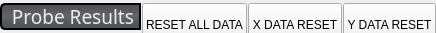
                      <widget class="QWidget" name="widget_20" native="true">
                       <property name="sizePolicy">
                        <sizepolicy hsizetype="Preferred" vsizetype="Fixed">
                         <horstretch>0</horstretch>
                         <verstretch>0</verstretch>
                        </sizepolicy>
                       </property>
                       <property name="minimumSize">
                        <size>
                         <width>0</width>
                         <height>33</height>
                        </size>
                       </property>
                       <property name="maximumSize">
                        <size>
                         <width>16777215</width>
                         <height>33</height>
                        </size>
                       </property>
                       <layout class="QHBoxLayout" name="horizontalLayout_57">
                        <property name="spacing">
                         <number>1</number>
                        </property>
                        <property name="leftMargin">
                         <number>0</number>
                        </property>
                        <property name="topMargin">
                         <number>0</number>
                        </property>
                        <property name="rightMargin">
                         <number>0</number>
                        </property>
                        <property name="bottomMargin">
                         <number>0</number>
                        </property>
                        <item>
                         <widget class="QLabel" name="label_95">
                          <property name="sizePolicy">
                           <sizepolicy hsizetype="Preferred" vsizetype="Fixed">
                            <horstretch>0</horstretch>
                            <verstretch>0</verstretch>
                           </sizepolicy>
                          </property>
                          <property name="minimumSize">
                           <size>
                            <width>0</width>
                            <height>27</height>
                           </size>
                          </property>
                          <property name="maximumSize">
                           <size>
                            <width>16777215</width>
                            <height>27</height>
                           </size>
                          </property>
                          <property name="font">
                           <font>
                            <family>Bebas Kai</family>
                            <pointsize>14</pointsize>
                            <weight>50</weight>
                            <italic>false</italic>
                            <bold>false</bold>
                           </font>
                          </property>
                          <property name="styleSheet">
                           <string notr="true">QLabel{
    border-style: solid;
    border-color: black;
    border-width: 2px;
    border-top-left-radius: 5px;
    border-bottom-left-radius: 5px;
    border-top-right-radius: 0px;
    border-bottom-right-radius: 0px;
    color: rgb(238, 238, 236);
	background-color: qlineargradient(spread:pad, x1:0, y1:0, x2:0, y2:1, stop:0 rgb(81, 86, 85), stop:0.489795 rgb(99, 102, 102), stop:0.699799 rgb(85, 88, 94), stop:0.90444 rgb(77, 84, 86), stop:0.160246 rgb(83, 84, 91), stop:1 rgb(109, 115, 118));
	font: 14pt &quot;Bebas Kai&quot;;
}</string>
                          </property>
                          <property name="text">
                           <string> Probe Results</string>
                          </property>
                         </widget>
                        </item>
                        <item>
                         <widget class="SubCallButton" name="reset_all_data">
                          <property name="sizePolicy">
                           <sizepolicy hsizetype="Fixed" vsizetype="Fixed">
                            <horstretch>0</horstretch>
                            <verstretch>0</verstretch>
                           </sizepolicy>
                          </property>
                          <property name="minimumSize">
                           <size>
                            <width>44</width>
                            <height>44</height>
                           </size>
                          </property>
                          <property name="maximumSize">
                           <size>
                            <width>120</width>
                            <height>27</height>
                           </size>
                          </property>
                          <property name="focusPolicy">
                           <enum>Qt::NoFocus</enum>
                          </property>
                          <property name="styleSheet">
                           <string notr="true">.SubCallButton{
    border-top-left-radius: 0px;
    border-bottom-left-radius: 0px;
    border-top-right-radius: 0px;
    border-bottom-right-radius: 0px;
	font: 14pt &quot;Bebas Kai&quot;;
    background-color: qlineargradient(spread:pad, x1:0, y1:0, x2:0, y2:1, stop:0 rgb(81, 86, 85), stop:0.489795 rgb(99, 102, 102), stop:0.699799 rgb(85, 88, 94), stop:0.90444 rgb(77, 84, 86), stop:0.160246 rgb(83, 84, 91), stop:1 rgb(109, 115, 118));
}

.SubCallButton:disabled {
    border-color: gray;
}

.SubCallButton:hover {
    background:  qlineargradient(x1: 0, y1: 0, x2: 0, y2: 1,
                                     stop: 0 #A19E9E, stop: 1.0 #5C5959);
}

.SubCallButton:pressed {
    background:  qlineargradient(spread:pad, x1:0, y1:0, x2:0, y2:1, stop:0 rgba(85, 85, 238, 255), stop:0.544974 rgba(90, 91, 239, 255), stop:1 rgba(126, 135, 243, 255));
}

.SubCallButton:checked[option=&quot;true&quot;] {
    background:  qlineargradient(spread:pad, x1:0, y1:0, x2:0, y2:1, stop:0 rgba(85, 85, 238, 255), stop:0.544974 rgba(90, 91, 239, 255), stop:1 rgba(126, 135, 243, 255));
}

.SubCallButton:checked {
    background:  qlineargradient(spread:pad, x1:0, y1:0, x2:0, y2:1, stop:0 rgba(85, 85, 238, 255), stop:0.544974 rgba(90, 91, 239, 255), stop:1 rgba(126, 135, 243, 255));
}</string>
                          </property>
                          <property name="text">
                           <string>RESET ALL DATA</string>
                          </property>
                          <property name="filename" stdset="0">
                           <string>reset_all_data.ngc</string>
                          </property>
                         </widget>
                        </item>
                        <item>
                         <widget class="SubCallButton" name="x_data_reset1">
                          <property name="sizePolicy">
                           <sizepolicy hsizetype="Fixed" vsizetype="Fixed">
                            <horstretch>0</horstretch>
                            <verstretch>0</verstretch>
                           </sizepolicy>
                          </property>
                          <property name="minimumSize">
                           <size>
                            <width>44</width>
                            <height>44</height>
                           </size>
                          </property>
                          <property name="maximumSize">
                           <size>
                            <width>110</width>
                            <height>27</height>
                           </size>
                          </property>
                          <property name="focusPolicy">
                           <enum>Qt::NoFocus</enum>
                          </property>
                          <property name="styleSheet">
                           <string notr="true">.SubCallButton{
    border-top-left-radius: 0px;
    border-bottom-left-radius: 0px;
    border-top-right-radius: 0px;
    border-bottom-right-radius: 0px;
	font: 14pt &quot;Bebas Kai&quot;;
    background-color: qlineargradient(spread:pad, x1:0, y1:0, x2:0, y2:1, stop:0 rgb(81, 86, 85), stop:0.489795 rgb(99, 102, 102), stop:0.699799 rgb(85, 88, 94), stop:0.90444 rgb(77, 84, 86), stop:0.160246 rgb(83, 84, 91), stop:1 rgb(109, 115, 118));
}

.SubCallButton:disabled {
    border-color: gray;
}

.SubCallButton:hover {
    background:  qlineargradient(x1: 0, y1: 0, x2: 0, y2: 1,
                                     stop: 0 #A19E9E, stop: 1.0 #5C5959);
}

.SubCallButton:pressed {
    background:  qlineargradient(spread:pad, x1:0, y1:0, x2:0, y2:1, stop:0 rgba(85, 85, 238, 255), stop:0.544974 rgba(90, 91, 239, 255), stop:1 rgba(126, 135, 243, 255));
}

.SubCallButton:checked[option=&quot;true&quot;] {
    background:  qlineargradient(spread:pad, x1:0, y1:0, x2:0, y2:1, stop:0 rgba(85, 85, 238, 255), stop:0.544974 rgba(90, 91, 239, 255), stop:1 rgba(126, 135, 243, 255));
}

.SubCallButton:checked {
    background:  qlineargradient(spread:pad, x1:0, y1:0, x2:0, y2:1, stop:0 rgba(85, 85, 238, 255), stop:0.544974 rgba(90, 91, 239, 255), stop:1 rgba(126, 135, 243, 255));
}</string>
                          </property>
                          <property name="text">
                           <string>X DATA RESET</string>
                          </property>
                          <property name="filename" stdset="0">
                           <string>x_data_reset.ngc</string>
                          </property>
                         </widget>
                        </item>
                        <item>
                         <widget class="SubCallButton" name="y_data_reset1">
                          <property name="sizePolicy">
                           <sizepolicy hsizetype="Fixed" vsizetype="Fixed">
                            <horstretch>0</horstretch>
                            <verstretch>0</verstretch>
                           </sizepolicy>
                          </property>
                          <property name="minimumSize">
                           <size>
                            <width>44</width>
                            <height>44</height>
                           </size>
                          </property>
                          <property name="maximumSize">
                           <size>
                            <width>110</width>
                            <height>27</height>
                           </size>
                          </property>
                          <property name="focusPolicy">
                           <enum>Qt::NoFocus</enum>
                          </property>
                          <property name="styleSheet">
                           <string notr="true">SubCallButton{
    border-top-left-radius: 0px;
    border-bottom-left-radius: 0px;
    border-top-right-radius: 5px;
    border-bottom-right-radius: 5px;
	font: 14pt &quot;Bebas Kai&quot;;
  	background-color: qlineargradient(spread:pad, x1:0, y1:0, x2:0, y2:1, stop:0 rgb(81, 86, 85), stop:0.489795 rgb(99, 102, 102), stop:0.699799 rgb(85, 88, 94), stop:0.90444 rgb(77, 84, 86), stop:0.160246 rgb(83, 84, 91), stop:1 rgb(109, 115, 118));
}

.SubCallButton:disabled {
    border-color: gray;
}

.SubCallButton:hover {
    background:  qlineargradient(x1: 0, y1: 0, x2: 0, y2: 1,
                                     stop: 0 #A19E9E, stop: 1.0 #5C5959);
}

.SubCallButton:pressed {
    background:  qlineargradient(spread:pad, x1:0, y1:0, x2:0, y2:1, stop:0 rgba(85, 85, 238, 255), stop:0.544974 rgba(90, 91, 239, 255), stop:1 rgba(126, 135, 243, 255));
}

.SubCallButton:checked[option=&quot;true&quot;] {
    background:  qlineargradient(spread:pad, x1:0, y1:0, x2:0, y2:1, stop:0 rgba(85, 85, 238, 255), stop:0.544974 rgba(90, 91, 239, 255), stop:1 rgba(126, 135, 243, 255));
}

.SubCallButton:checked {
    background:  qlineargradient(spread:pad, x1:0, y1:0, x2:0, y2:1, stop:0 rgba(85, 85, 238, 255), stop:0.544974 rgba(90, 91, 239, 255), stop:1 rgba(126, 135, 243, 255));
}</string>
                          </property>
                          <property name="text">
                           <string>Y DATA RESET</string>
                          </property>
                          <property name="filename" stdset="0">
                           <string>y_data_reset.ngc</string>
                          </property>
                         </widget>
                        </item>
                       </layout>
                      </widget>
